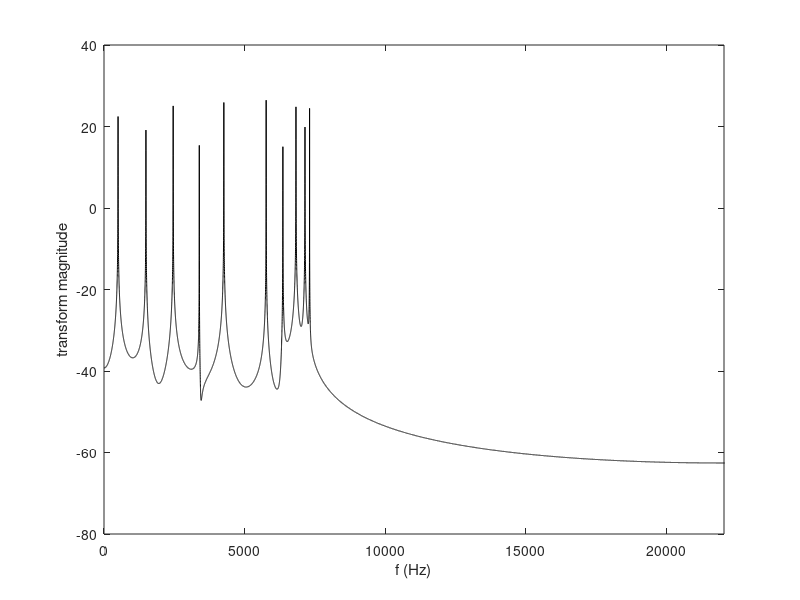

Write MATLAB code to recreate this figure.
% 1D wave equation solver: basic, initial conditions only, Dirichlet
% conditions. Sparse matrix form

% illustrates numerical dispersion through both time domain plots and
% spectral plots

% S. Bilbao, 3 July 2021
% Acoustics and Audio Group
% University of Edinburgh

clear all
close all

%%%%%%%%%%%%%%%%%%%%%%%%%%%% flags

plot_on = 0;            % enable plotting in the run time loop
specplot_on = 1;        % plot output spectrum

%%%%%%%%%%%%%%%%%%%%%%%%%%%% parameters

SR = 44100;            % sample rate (Hz)

L = 1;                  % domain length (m)
c = 1000;                % wave speed (m/s)

Tf = 1;               % duration of simulation (s)
xi = 0.5;               % center of initial distribution (m)
wid = 0.05;             % width of distribution (m)
psi0amp = 0.01;         % amplitude of distribution (nd)
xo = 0.3;               % output location (m);

lambda = 0.5;             % Courant number <=1            

%%%%%%%%%%%%%%%%%%%%%%%%%%%% derived parameters

k = 1/SR;               % time step (s)

h = c*k/lambda;         % set grid spacing from Counrant number
N = floor(L/h);         % determine integer number of segments length h dividing L evenly
h = L/N;                % reset grid spacing
lambda = c*k/h;         % reset Courant number

Nf = floor(Tf*SR);      % number of time samples to run simulation  

%%%%%%%%%%%%%%%%%%%%%%%%%%% state matrix setup

e = ones(N-1,1);
Dxx = spdiags([e -2*e e], -1:1, N-1,N-1);       % second derivative approximation
B = 2*speye(N-1)+lambda^2*Dxx;                  % update matrix

%%%%%%%%%%%%%%%%%%%%%%%%%%%%%% initial condition setup

psi0 = zeros(N-1,1);      % use to store initial condition profile (a lump!)
for qq=1:N-1
    x = (qq)*h;
    dist = abs(x-xi);
    if(dist<=wid)
        psi0(qq) = 0.5*psi0amp*(1+cos(pi*dist/wid));
    end
end

psi1 = psi0;          % set initial values of grid functions both to the lump
psi2 = psi0;

psi = zeros(N-1,1);   % initialise unknown grid function (at the next time step)

%%%%%%%%%%%%%%%%%%%%%%%%%%%%%% output setup

xo_ind = floor(N*xo/L);         % index to gridpoint for output
Q = sparse(N-1,1);              % output vector
Q(xo_ind) = 1;                  
out = zeros(Nf,1);              % output time series

%%%%%%%%%%%%%%%%%%%%%%%%%%%%%% main loop

for n=1:Nf
    
    % main update: vector matrix form
    
    psi = B*psi1-psi2;
    
    % output
    
    out(n) = Q'*psi;
    
    % plot 
    
    if(plot_on)
        
        figure(1)
        plot([1:N-1]*h, psi, 'k')
        axis([0 L -psi0amp psi0amp])
        xlabel('x (m)')
        ylabel('$\Psi$', 'Interpreter', 'latex')
        drawnow
        
    end
    
    psi2 = psi1;
    psi1 = psi;
    
end

if(specplot_on)
    
    figure(2)
    outfft = fft(out);
    fax = [0:Nf-1]*SR/Nf;
    plot(fax, 20*log10(abs(outfft)), 'k')
    xlim([0 SR/2])
    xlabel('f (Hz)')
    ylabel('transform magnitude')
    
end

